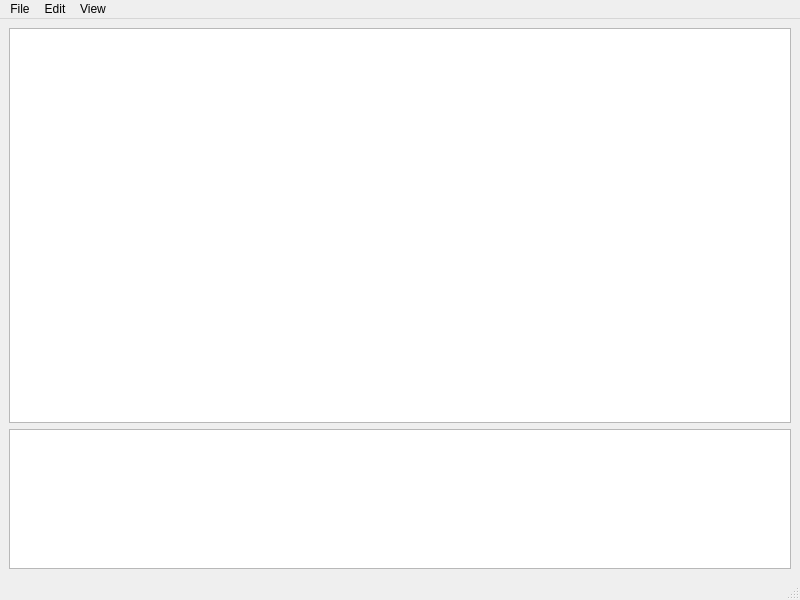
<?xml version="1.0" encoding="UTF-8"?>
<ui version="4.0">
 <class>MainWindow</class>
 <widget class="QMainWindow" name="MainWindow">
  <property name="geometry">
   <rect>
    <x>0</x>
    <y>0</y>
    <width>800</width>
    <height>600</height>
   </rect>
  </property>
  <property name="windowTitle">
   <string>picv</string>
  </property>
  <widget class="QWidget" name="centralwidget">
   <layout class="QVBoxLayout" name="verticalLayout">
    <item>
     <widget class="ImageViewer" name="imageViewer"/>
    </item>
    <item>
     <widget class="ImageList" name="imageList">
      <property name="sizePolicy">
       <sizepolicy hsizetype="Expanding" vsizetype="Fixed">
        <horstretch>0</horstretch>
        <verstretch>0</verstretch>
       </sizepolicy>
      </property>
      <property name="minimumSize">
       <size>
        <width>0</width>
        <height>140</height>
       </size>
      </property>
      <property name="maximumSize">
       <size>
        <width>16777215</width>
        <height>140</height>
       </size>
      </property>
      <property name="movement">
       <enum>QListView::Static</enum>
      </property>
      <property name="flow">
       <enum>QListView::LeftToRight</enum>
      </property>
      <property name="isWrapping" stdset="0">
       <bool>false</bool>
      </property>
      <property name="resizeMode">
       <enum>QListView::Adjust</enum>
      </property>
      <property name="spacing">
       <number>10</number>
      </property>
      <property name="gridSize">
       <size>
        <width>150</width>
        <height>100</height>
       </size>
      </property>
      <property name="viewMode">
       <enum>QListView::IconMode</enum>
      </property>
      <property name="itemAlignment">
       <set>Qt::AlignCenter</set>
      </property>
     </widget>
    </item>
   </layout>
  </widget>
  <widget class="QMenuBar" name="menubar">
   <property name="geometry">
    <rect>
     <x>0</x>
     <y>0</y>
     <width>800</width>
     <height>24</height>
    </rect>
   </property>
   <widget class="QMenu" name="menu_file">
    <property name="title">
     <string>File</string>
    </property>
    <addaction name="actionOpen"/>
    <addaction name="actionOpenPath"/>
    <addaction name="actionOpenLast"/>
    <addaction name="separator"/>
    <addaction name="actionReloadPath"/>
    <addaction name="separator"/>
    <addaction name="actionClose"/>
    <addaction name="actionExit"/>
   </widget>
   <widget class="QMenu" name="menu_edit">
    <property name="title">
     <string>Edit</string>
    </property>
    <addaction name="actionDelete"/>
   </widget>
   <widget class="QMenu" name="menu_view">
    <property name="title">
     <string>View</string>
    </property>
    <addaction name="actionFit"/>
    <addaction name="actionRotateRight"/>
    <addaction name="actionRotateLeft"/>
    <addaction name="separator"/>
    <addaction name="actionNext"/>
    <addaction name="actionPrevious"/>
    <addaction name="actionLast"/>
    <addaction name="separator"/>
    <addaction name="actionSortByFormat"/>
   </widget>
   <addaction name="menu_file"/>
   <addaction name="menu_edit"/>
   <addaction name="menu_view"/>
  </widget>
  <widget class="QStatusBar" name="statusbar"/>
  <action name="actionOpen">
   <property name="text">
    <string>Open</string>
   </property>
   <property name="shortcut">
    <string>Ctrl+O</string>
   </property>
  </action>
  <action name="actionOpenPath">
   <property name="text">
    <string>Open Path</string>
   </property>
   <property name="shortcut">
    <string>Ctrl+Shift+O</string>
   </property>
  </action>
  <action name="actionOpenLast">
   <property name="text">
    <string>Open Last</string>
   </property>
   <property name="shortcut">
    <string>Ctrl+Alt+O</string>
   </property>
  </action>
  <action name="actionReloadPath">
   <property name="text">
    <string>Reload Path</string>
   </property>
   <property name="shortcut">
    <string>Ctrl+R</string>
   </property>
  </action>
  <action name="actionClose">
   <property name="text">
    <string>Close</string>
   </property>
   <property name="shortcut">
    <string>Ctrl+W</string>
   </property>
  </action>
  <action name="actionExit">
   <property name="text">
    <string>Exit</string>
   </property>
   <property name="shortcut">
    <string>Ctrl+Q</string>
   </property>
  </action>
  <action name="actionFit">
   <property name="text">
    <string>Fit</string>
   </property>
   <property name="shortcut">
    <string>F</string>
   </property>
  </action>
  <action name="actionRotateRight">
   <property name="text">
    <string>RotateRight</string>
   </property>
   <property name="shortcut">
    <string>R</string>
   </property>
  </action>
  <action name="actionRotateLeft">
   <property name="text">
    <string>RotateLeft</string>
   </property>
   <property name="shortcut">
    <string>T</string>
   </property>
  </action>
  <action name="actionNext">
   <property name="text">
    <string>Next</string>
   </property>
   <property name="shortcut">
    <string>Right</string>
   </property>
  </action>
  <action name="actionPrevious">
   <property name="text">
    <string>Previous</string>
   </property>
   <property name="shortcut">
    <string>Left</string>
   </property>
  </action>
  <action name="actionLast">
   <property name="text">
    <string>View Last Image</string>
   </property>
   <property name="shortcut">
    <string>Z</string>
   </property>
  </action>
  <action name="actionDelete">
   <property name="text">
    <string>Delete</string>
   </property>
   <property name="shortcut">
    <string>Ctrl+Backspace</string>
   </property>
  </action>
  <action name="actionSortByFormat">
   <property name="checkable">
    <bool>true</bool>
   </property>
   <property name="text">
    <string>Sort By Format</string>
   </property>
   <property name="shortcut">
    <string>M</string>
   </property>
  </action>
 </widget>
 <customwidgets>
  <customwidget>
   <class>ImageViewer</class>
   <extends>QGraphicsView</extends>
   <header>.image_viewer</header>
  </customwidget>
  <customwidget>
   <class>ImageList</class>
   <extends>QListWidget</extends>
   <header>.image_list</header>
  </customwidget>
 </customwidgets>
 <resources/>
 <connections>
  <connection>
   <sender>actionExit</sender>
   <signal>triggered()</signal>
   <receiver>MainWindow</receiver>
   <slot>close()</slot>
   <hints>
    <hint type="sourcelabel">
     <x>-1</x>
     <y>-1</y>
    </hint>
    <hint type="destinationlabel">
     <x>399</x>
     <y>299</y>
    </hint>
   </hints>
  </connection>
 </connections>
</ui>
